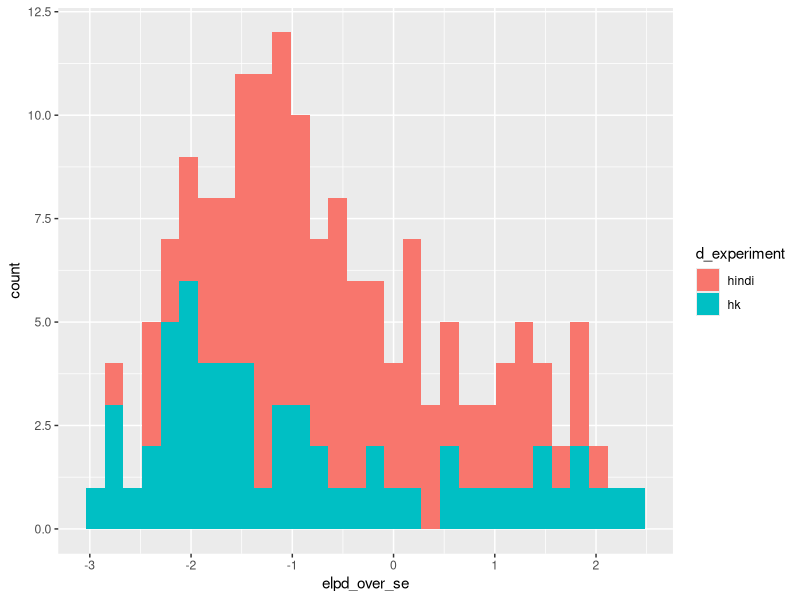
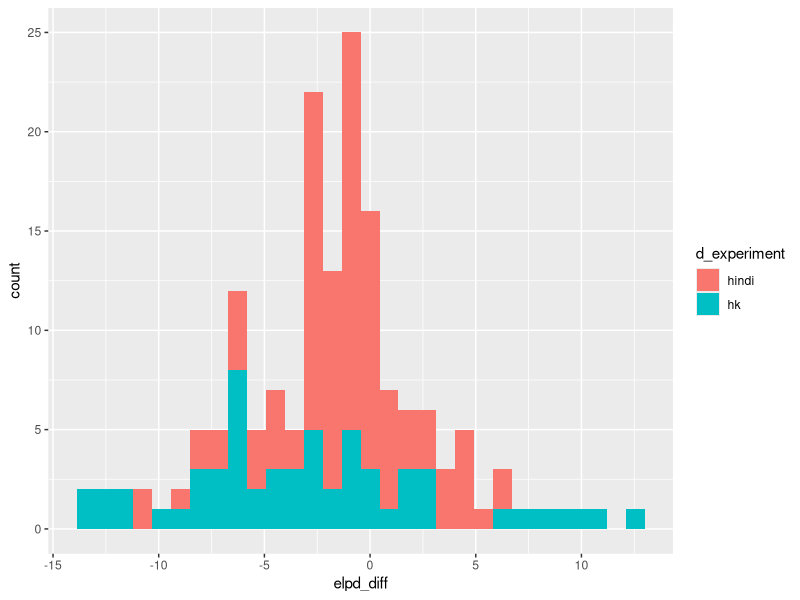
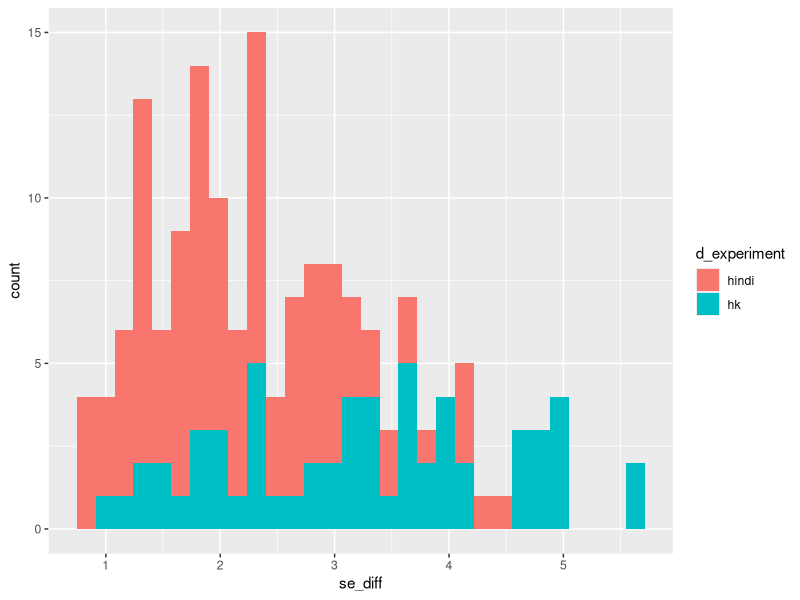

Write R code to recreate these figures, in order. (Note: this script raises an error after producing the figures.)
## ---- chunk 1
knitr::opts_chunk$set(echo = TRUE)
## ---- chunk 2
`%>%`<-magrittr::`%>%`
hindi_loo_diff <-readr::read_csv("loo_diffs_hindi_dinst2_Sept_2.csv")
hk_loo_diff<-readr::read_csv("loo_diffs_hk_dinst1_Sept_2.csv")

all_loo_diffs<-dplyr::full_join(hindi_loo_diff,hk_loo_diff) %>%
               dplyr::filter(!is.na(elpd_diff))

all_loo_diffs$elpd_over_se <-NA
for (i in 1:nrow(all_loo_diffs)){
  all_loo_diffs$elpd_over_se[i] <- all_loo_diffs$elpd_diff[i]/all_loo_diffs$se_diff[i]
}

#identify outliers in se_diff
loo_diffs_outliers<-subset(all_loo_diffs, all_loo_diffs$se_diff > 20)

all_loo_diffs<-subset(all_loo_diffs, all_loo_diffs$se_diff < 20)

library(ggplot2)
ggplot(all_loo_diffs, aes(elpd_over_se, fill = d_experiment)) +
  geom_histogram()

ggplot(all_loo_diffs, aes(elpd_diff, fill = d_experiment)) +
  geom_histogram()

ggplot(all_loo_diffs, aes(se_diff, fill = d_experiment)) +
  geom_histogram()


## ---- chunk 3

ggplot(all_loo_diffs, aes(x=as.factor(NUM_MATCHES), y=elpd_diff)) +
  geom_violin() +
  xlab("Number of coefficients for which the model matches the sign of the coeff as sampled")
## ---- chunk 4
ggplot(all_loo_diffs, aes(x=as.factor(NUM_MATCHES), y=se_diff)) +
  geom_violin() +
  xlab("Number of coefficients for which the model matches the sign of the coeff as sampled")

## ---- chunk 5
#calculate number of zeros

 all_loo_diffs$num_zeroes <-dplyr::case_when(
     all_loo_diffs$d_coef_econ == 0 & all_loo_diffs$d_coef_loc == 0 & all_loo_diffs$d_coef_glob == 0 ~ "three",
     all_loo_diffs$d_coef_econ!= 0 & all_loo_diffs$d_coef_loc == 0 & all_loo_diffs$d_coef_glob == 0 ~ "two",
     all_loo_diffs$d_coef_econ == 0 & all_loo_diffs$d_coef_loc != 0 & all_loo_diffs$d_coef_glob == 0 ~ "two",
     all_loo_diffs$d_coef_econ == 0 & all_loo_diffs$d_coef_loc == 0 & all_loo_diffs$d_coef_glob != 0 ~ "two",
     all_loo_diffs$d_coef_econ != 0 & all_loo_diffs$d_coef_loc != 0 & all_loo_diffs$d_coef_glob == 0 ~ "one",
     all_loo_diffs$d_coef_econ == 0 & all_loo_diffs$d_coef_loc != 0 & all_loo_diffs$d_coef_glob != 0 ~ "one",
     all_loo_diffs$d_coef_econ != 0 & all_loo_diffs$d_coef_loc == 0 & all_loo_diffs$d_coef_glob != 0 ~ "one",
     all_loo_diffs$d_coef_econ != 0 & all_loo_diffs$d_coef_loc !=0 & all_loo_diffs$d_coef_glob != 0 ~ "zero")

 ggplot(all_loo_diffs, aes(x=num_zeroes, y=elpd_over_se)) + 
   geom_violin() + 
   xlab("Number of coefficients sampled based on a zero effect")+ 
   scale_x_discrete(limits=c("zero","one","two","three")) 



